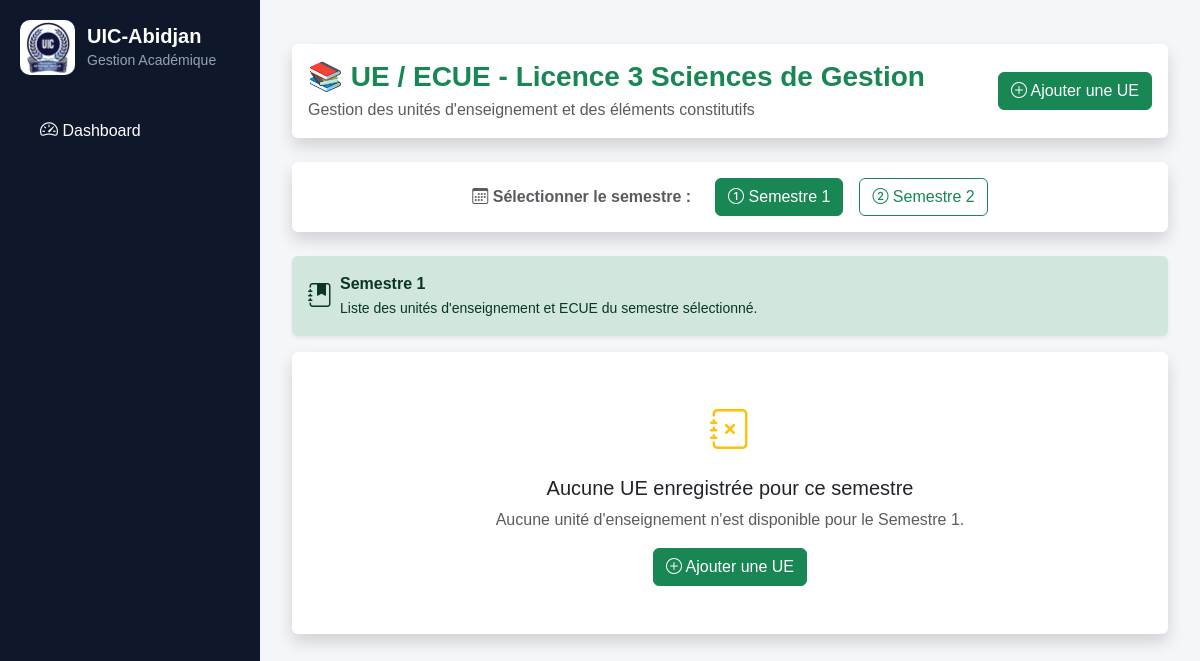
Before: /lmd/l3/gestion/ue/ with the older database file.
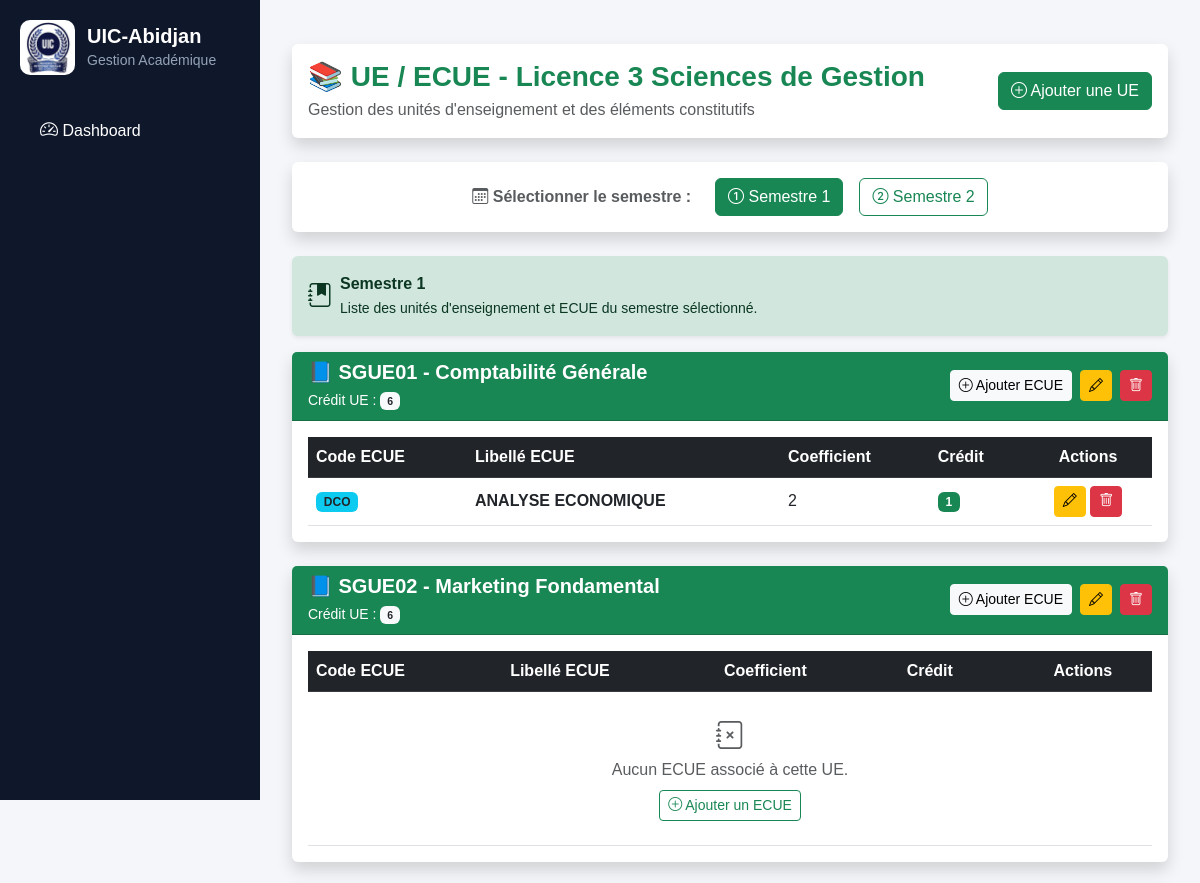
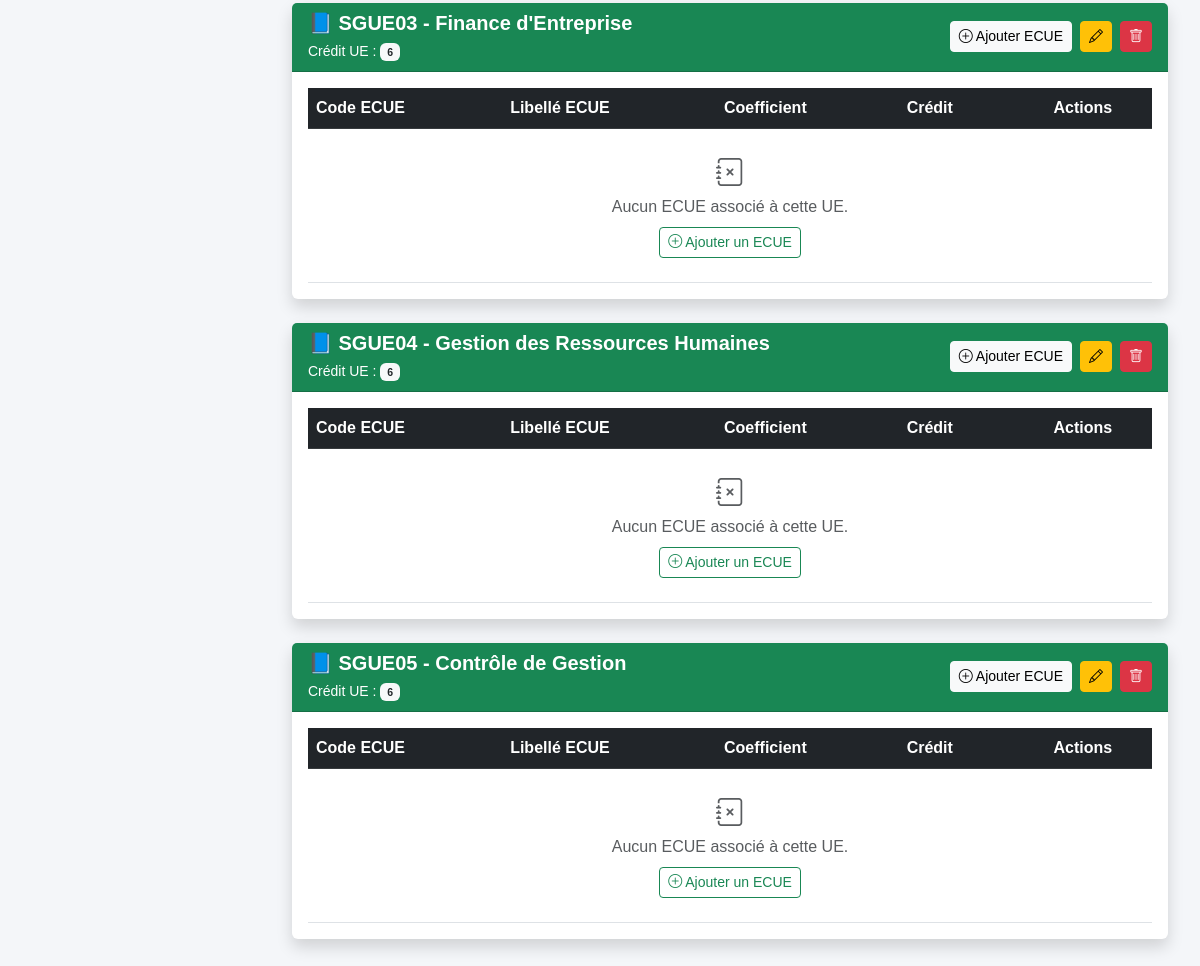
After: the same page with the newer database file (2 pictures, top to bottom).
### lmd/models.py (models this page shows, shortened)
class UE(models.Model):
    SEMESTRE_CHOICES = (
        ("S1", "Semestre 1"),
        ("S2", "Semestre 2"),
        ("S3", "Semestre 3"),
        ("S4", "Semestre 4"),
        ("S5", "Semestre 5"),
        ("S6", "Semestre 6"),
    )
    code = models.CharField(
        max_length=20
    )
    libelle = models.CharField(
        max_length=200
    )
    credit = models.PositiveIntegerField(
        default=0
    )
    filiere = models.ForeignKey(
        "FiliereLMD",
        null=True,
        blank=True,
        on_delete=models.PROTECT,
        related_name="ues"
    )
    grande_unite = models.ForeignKey(
        "GrandeUnite",
        null=True,
        blank=True,
        on_delete=models.PROTECT,
        related_name="ues"
    )
    semestre = models.CharField(
        max_length=2,
        choices=SEMESTRE_CHOICES,
        default="S1"
    )

class ECUE(models.Model):
    ue = models.ForeignKey(
        UE,
        on_delete=models.CASCADE,
        related_name="ecues"
    )
    code = models.CharField(max_length=20)
    libelle = models.CharField(max_length=200)
    coefficient = models.IntegerField(default=1)
    credit = models.IntegerField(default=1)
    semestre = models.CharField(
        max_length=5,
        choices=[
            ("S1", "Semestre 1"),
            ("S2", "Semestre 2"),
        ],
        default="S1"
    )

### lmd/views.py (the view)
# urls.py: path("l3/gestion/ue/",views.l3_gestion_ue,name="l3_gestion_ue"),
def l3_gestion_ue(request):
    filiere = get_object_or_404(
        FiliereLMD,
        libelle="Sciences de Gestion"
    )
    semestre = request.GET.get("semestre", "S1")
    ues = UE.objects.filter(
        filiere=filiere,
        semestre=semestre
    ).prefetch_related(
        "ecues"
    )
    return render(
        request,
        "lmd/l3/gestion/ue.html",
        {
            "filiere": filiere,
            "ues": ues,
            "semestre": semestre,
        }
    )

### lmd/templates/lmd/l3/gestion/ue.html (shortened to what the changed rows need)
{% extends "base.html" %}
{% block content %}
<div class="container-fluid mt-4">
    {% for ue in ues %}
    <div class="card shadow border-0 mb-4">
        <div class="card-header bg-success text-white">
            <div class="d-flex justify-content-between align-items-center">
                <div>
                    <h5 class="mb-1 fw-bold">
                        📘 {{ ue.code }} - {{ ue.libelle }}
                    </h5>
                    <small>
                        Crédit UE :
                        <span class="badge bg-light text-dark">
                            {{ ue.credit }}
                        </span>
                    </small>
                </div>
                <div class="d-flex gap-2">
                    <a href="{% url 'l3_gestion_ecue_add' ue.id %}"
                       class="btn btn-light btn-sm">
                        <i class="bi bi-plus-circle"></i>
                        Ajouter ECUE
                    </a>
                    <a href="{% url 'l3_gestion_ue_edit' ue.id %}"
                       class="btn btn-warning btn-sm">
                        <i class="bi bi-pencil"></i>
                    </a>
                    <a href="{% url 'l3_gestion_ue_delete' ue.id %}"
                       class="btn btn-danger btn-sm">
                        <i class="bi bi-trash"></i>
                    </a>
                </div>
            </div>
        </div>
        <div class="card-body">
            <div class="table-responsive">
                <table class="table table-hover align-middle mb-0">
                    <thead class="table-dark">
                        <tr>
                            <th>
                                Code ECUE
                            </th>
                            <th>
                                Libellé ECUE
                            </th>
                            <th>
                                Coefficient
                            </th>
                            <th>
                                Crédit
                            </th>
                            <th class="text-center">
                                Actions
                            </th>
                        </tr>
                    </thead>
                    <tbody>
                    {% for ecue in ue.ecues.all %}
                    <tr>
                        <td>
                            <span class="badge bg-info text-dark">
                                {{ ecue.code }}
                            </span>
                        </td>
                        <td class="fw-semibold">
                            {{ ecue.libelle }}
                        </td>
                        <td>
                            {{ ecue.coefficient }}
                        </td>
                        <td>
                            <span class="badge bg-success">
                                {{ ecue.credit }}
                            </span>
                        </td>
                        <td class="text-center">
                            <a href="{% url 'l3_gestion_ecue_edit' ecue.id %}"
                               class="btn btn-warning btn-sm"
                               title="Modifier">
                                <i class="bi bi-pencil"></i>
                            </a>
                            <a href="{% url 'l3_gestion_ecue_delete' ecue.id %}"
                               class="btn btn-danger btn-sm"
                               title="Supprimer">
                                <i class="bi bi-trash"></i>
                            </a>
                        </td>
                    </tr>
                    {% empty %}
                    <tr>
                        <td colspan="5"
                            class="text-center text-muted py-4">
                            <i class="bi bi-journal-x fs-3"></i>
                            <br>
                            Aucun ECUE associé à cette UE.
                            <br>
                            <a href="{% url 'l3_gestion_ecue_add' ue.id %}"
                               class="btn btn-sm btn-outline-success mt-2">
                                <i class="bi bi-plus-circle"></i>
                                Ajouter un ECUE
                            </a>
                        </td>
                    </tr>
                    {% endfor %}
                    </tbody>
                </table>
            </div>
        </div>
    </div>
    {% empty %}
    <div class="card shadow border-0">
        <div class="card-body text-center py-5">
            <i class="bi bi-journal-x text-warning fs-1"></i>
            <h5 class="mt-3">
                Aucune UE enregistrée pour ce semestre
            </h5>
            <p class="text-muted">
                Aucune unité d'enseignement n'est disponible pour le
                {% if semestre == "S1" %}
                    Semestre 1.
                {% elif semestre == "S2" %}
                    Semestre 2.
                {% endif %}
            </p>
            <a href="{% url 'l3_gestion_ue_add' %}?semestre={{ semestre }}"
               class="btn btn-success">
                <i class="bi bi-plus-circle"></i>
                Ajouter une UE
            </a>
        </div>
    </div>
    {% endfor %}
</div>
{% endblock %}

Changed rows visible on the page:
now on this page (row edited): UE: code "SGUE01", libelle "Comptabilité Générale", credit "6"
now on this page (row unchanged): ECUE: code "DCO", libelle "ANALYSE ECONOMIQUE", coefficient "2", credit "1"
now on this page (row edited): UE: code "SGUE02", libelle "Marketing Fondamental", credit "6"
now on this page (row edited): UE: code "SGUE03", libelle "Finance d'Entreprise", credit "6"
now on this page (row edited): UE: code "SGUE04", libelle "Gestion des Ressources Humaines", credit "6"
now on this page (row edited): UE: code "SGUE05", libelle "Contrôle de Gestion", credit "6"
Other visible differences:
text no longer shown: "Aucune UE enregistrée pour ce semestre Aucune unité d'enseignement n'est disponible pour le Semestre 1. Ajouter une UE"
